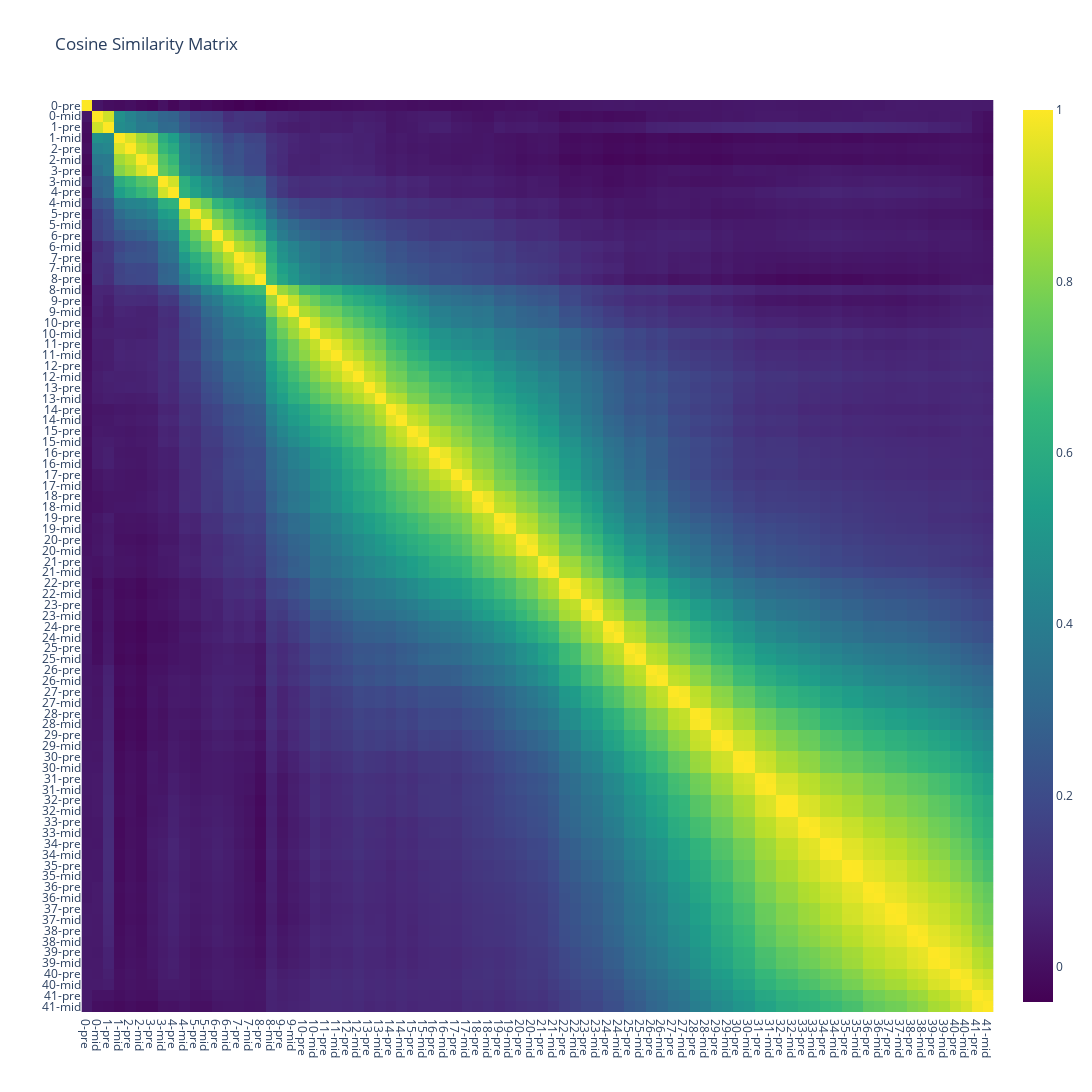

Notebook source saved alongside this figure:
### Code cell
layer_names = sum([[f"{i}-pre", f"{i}-mid"] for i in range(num_layers)], [])

dirs = refusal_dirs.reshape(-1, refusal_dirs.shape[-1])
A = dirs @ dirs.T

fig = px.imshow(
    # np.rad2deg(np.arccos(np.clip(A, 0.0, 1.0))),
    A,
    x=layer_names,
    y=layer_names,
    width=len(layer_names) * 14,
    height=len(layer_names) * 14,
    title="Cosine Similarity Matrix",
    color_continuous_scale="Viridis",
)
fig.update_layout(
    yaxis=dict(dtick=1),
    xaxis=dict(dtick=1),
)
# fig.update_traces(xgap=1, ygap=1)
fig.show()

### Figure 1 — Plotly figure (JSON) as saved in the notebook; plotly's stock layout.template omitted (floating-point values rounded to 4 significant figures; data arrays with more than 128 entries replaced by an {"elided": "..."} marker saying what was removed)
{"data": [{"coloraxis": "coloraxis", "hovertemplate": "x: %{x}<br>y: %{y}<br>color: %{z}<extra></extra>", "name": "0", "type": "heatmap", "x": ["0-pre", "0-mid", "1-pre", "1-mid", "2-pre", "2-mid", "3-pre", "3-mid", "4-pre", "4-mid", "5-pre", "5-mid", "6-pre", "6-mid", "7-pre", "7-mid", "8-pre", "8-mid", "9-pre", "9-mid", "10-pre", "10-mid", "11-pre", "11-mid", "12-pre", "12-mid", "13-pre", "13-mid", "14-pre", "14-mid", "15-pre", "15-mid", "16-pre", "16-mid", "17-pre", "17-mid", "18-pre", "18-mid", "19-pre", "19-mid", "20-pre", "20-mid", "21-pre", "21-mid", "22-pre", "22-mid", "23-pre", "23-mid", "24-pre", "24-mid", "25-pre", "25-mid", "26-pre", "26-mid", "27-pre", "27-mid", "28-pre", "28-mid", "29-pre", "29-mid", "30-pre", "30-mid", "31-pre", "31-mid", "32-pre", "32-mid", "33-pre", "33-mid", "34-pre", "34-mid", "35-pre", "35-mid", "36-pre", "36-mid", "37-pre", "37-mid", "38-pre", "38-mid", "39-pre", "39-mid", "40-pre", "40-mid", "41-pre", "41-mid"], "xaxis": "x", "y": ["0-pre", "0-mid", "1-pre", "1-mid", "2-pre", "2-mid", "3-pre", "3-mid", "4-pre", "4-mid", "5-pre", "5-mid", "6-pre", "6-mid", "7-pre", "7-mid", "8-pre", "8-mid", "9-pre", "9-mid", "10-pre", "10-mid", "11-pre", "11-mid", "12-pre", "12-mid", "13-pre", "13-mid", "14-pre", "14-mid", "15-pre", "15-mid", "16-pre", "16-mid", "17-pre", "17-mid", "18-pre", "18-mid", "19-pre", "19-mid", "20-pre", "20-mid", "21-pre", "21-mid", "22-pre", "22-mid", "23-pre", "23-mid", "24-pre", "24-mid", "25-pre", "25-mid", "26-pre", "26-mid", "27-pre", "27-mid", "28-pre", "28-mid", "29-pre", "29-mid", "30-pre", "30-mid", "31-pre", "31-mid", "32-pre", "32-mid", "33-pre", "33-mid", "34-pre", "34-mid", "35-pre", "35-mid", "36-pre", "36-mid", "37-pre", "37-mid", "38-pre", "38-mid", "39-pre", "39-mid", "40-pre", "40-mid", "41-pre", "41-mid"], "yaxis": "y", "z": {"elided": "84x84 float values"}}], "layout": {"coloraxis": {"colorscale": [[0, "#440154"], [0.1111, "#482878"], [0.2222, "#3e4989"], [0.3333, "#31688e"], [0.4444, "#26828e"], [0.5556, "#1f9e89"], [0.6667, "#35b779"], [0.7778, "#6ece58"], [0.8889, "#b5de2b"], [1, "#fde725"]]}, "height": 1176, "title": {"text": "Cosine Similarity Matrix"}, "width": 1176, "xaxis": {"anchor": "y", "constrain": "domain", "domain": [0, 1], "dtick": 1, "scaleanchor": "y"}, "yaxis": {"anchor": "x", "autorange": "reversed", "constrain": "domain", "domain": [0, 1], "dtick": 1}}}
